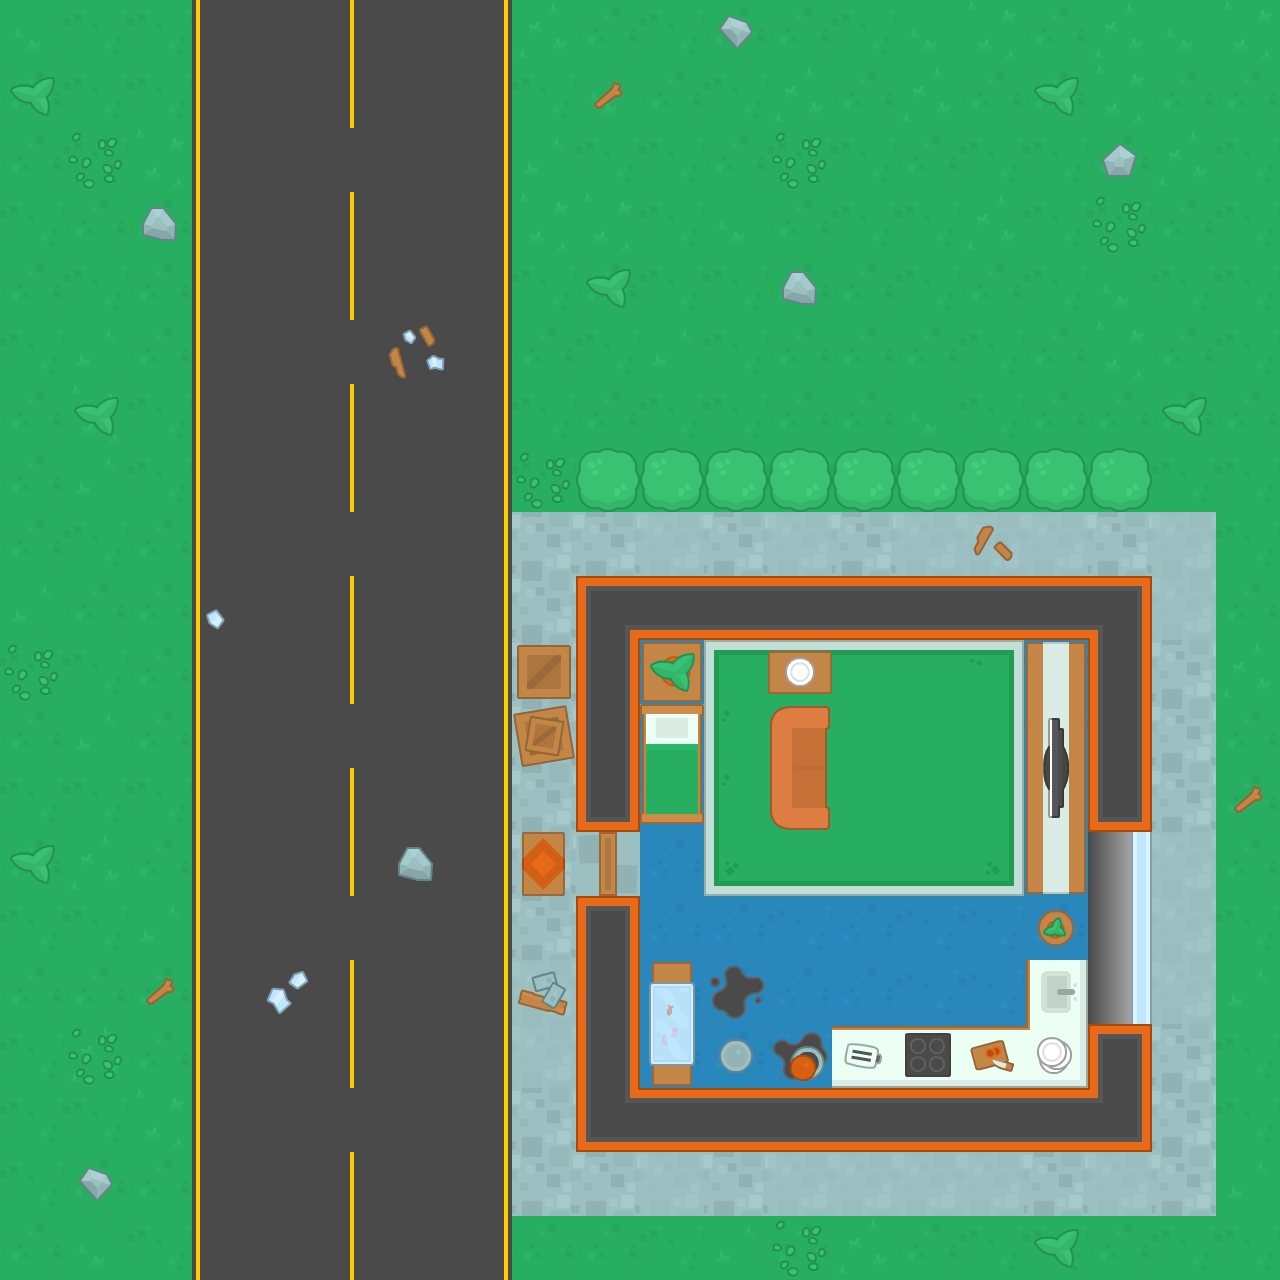

Rendered tile map (Tiled .tmx) drawn with the repository's tilesets; below, a short description and the map source with its tile grids summarised:
An orthogonal 20x20 tile map with 64x64 px tiles, 7 tile layers (background, road, flor1, flor2, ...) and 17 objects (5x spawn, player, rect, ellipse, poly-closed, ...).

<map version="1.10" tiledversion="1.10.2" orientation="orthogonal" renderorder="right-down" width="20" height="20" tilewidth="64" tileheight="64" infinite="0" nextlayerid="11" nextobjectid="22">
 <tileset firstgid="1" source="tiles.tsx" />
 <layer id="1" name="background" width="20" height="20" locked="1">
  <data>[400 cells, 400 non-empty, 6 distinct tile ids]</data>
 </layer>
 <layer id="2" name="road" width="20" height="20">
  <data>[400 cells, 103 non-empty, 5 distinct tile ids]</data>
 </layer>
 <layer id="4" name="flor1" width="20" height="20">
  <data>[400 cells, 113 non-empty, 11 distinct tile ids]</data>
 </layer>
 <layer id="5" name="flor2" width="20" height="20">
  <data>[400 cells, 25 non-empty, 14 distinct tile ids]</data>
 </layer>
 <layer id="3" name="wall" width="20" height="20">
  <data>[400 cells, 31 non-empty, 9 distinct tile ids]</data>
 </layer>
 <layer id="6" name="mebel1" width="20" height="20">
  <data>[400 cells, 23 non-empty, 21 distinct tile ids]</data>
 </layer>
 <layer id="7" name="mebel2" width="20" height="20">
  <data>[400 cells, 22 non-empty, 14 distinct tile ids]</data>
 </layer>
 <objectgroup id="8" name="collisions">
  <object id="1" x="579.368" y="576.374" width="568.889" height="55.3918" />
  <object id="2" x="1094.36" y="582.363" width="50.9006" height="242.526" />
  <object id="3" x="580.865" y="622.784" width="52.3977" height="205.099" />
  <object id="4" x="579.368" y="1091.37" width="568.392" height="58.0585" />
  <object id="5" x="578" y="896" width="60" height="207" />
  <object id="6" x="1090" y="1024" width="60" height="87" />
 </objectgroup>
 <objectgroup id="9" name="unit">
  <object id="9" name="player" x="265.333" y="110.667">
   <point />
  </object>
  <object id="10" name="spawn" x="1184" y="465.333">
   <point />
  </object>
  <object id="11" name="spawn" x="792" y="974.667">
   <point />
  </object>
  <object id="12" name="spawn" x="941.333" y="713.333">
   <point />
  </object>
  <object id="13" name="spawn" x="554.667" y="1254.67">
   <point />
  </object>
  <object id="14" name="spawn" x="53.3333" y="968">
   <point />
  </object>
 </objectgroup>
 <objectgroup id="10" name="test">
  <object id="15" name="rect" x="412.238" y="56.4116" width="80.278" height="78.1083" />
  <object id="18" name="ellipse" x="627.036" y="95.4657" width="119.332" height="75.9386">
   <ellipse />
  </object>
  <object id="19" name="poly-closed" x="839.664" y="101.975">
   <polygon points="0,0 112.823,30.3755 67.2599,117.162 75.9386,164.895 -65.0903,138.859 -8.6787,91.1264" />
  </object>
  <object id="20" name="poly-open" x="551.098" y="321.112">
   <polyline points="0,0 -78.1083,-69.4296 75.9386,-71.5993 80.278,-41.2238" />
  </object>
  <object id="21" name="text" x="105.518" y="247.365" width="112.514" height="84.8697">
   <text pixelsize="32" wrap="1">Some text</text>
  </object>
 </objectgroup>
</map>